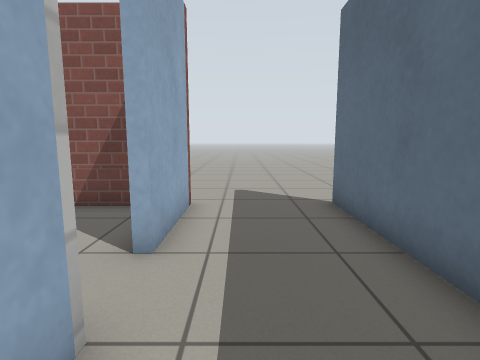
view 1 (above)

12 first-person views from a walk through a world built for the Gazebo simulator. The camera is 0.87 m above the floor, tilts 8° down and sees 80° across. The floor is counted in squares, 0.5 m on a side. Each view is taken from the middle of a square. On the plan, view 1 faces up. The plan holds only what a view shows up to about 15 squares ahead; the rest is blank. Gazebo's built-in surfaces are drawn with simple patterns.

view 2
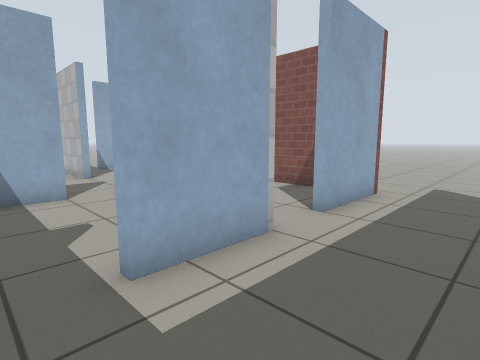

view 3
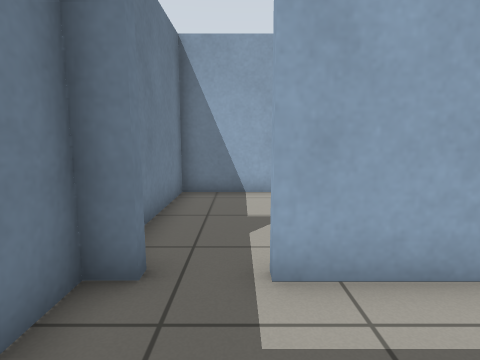

view 4
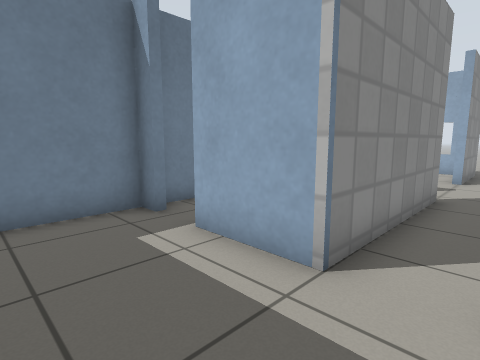

view 5
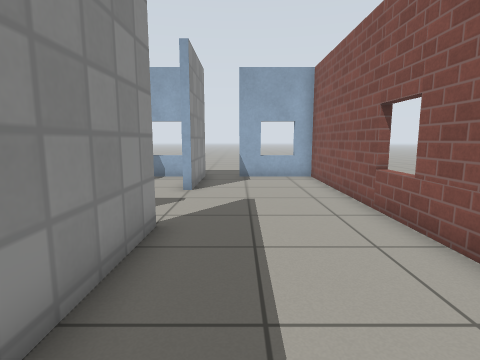

view 6
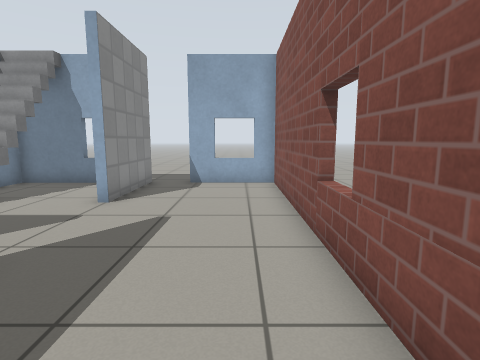

view 7
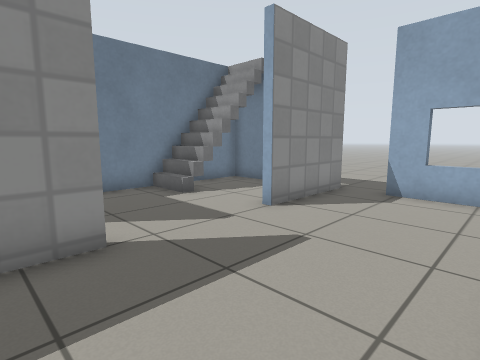

view 8
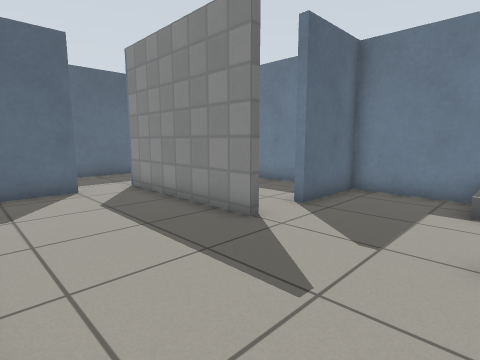

view 9
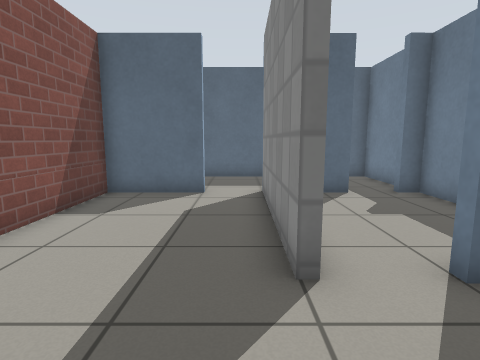

view 10
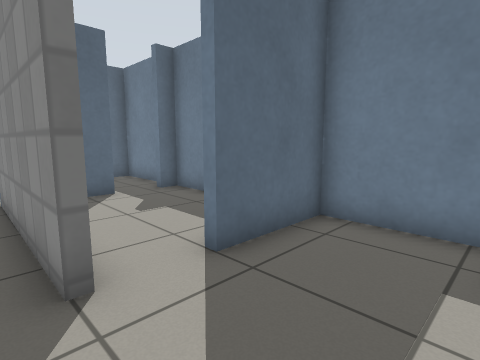

view 11
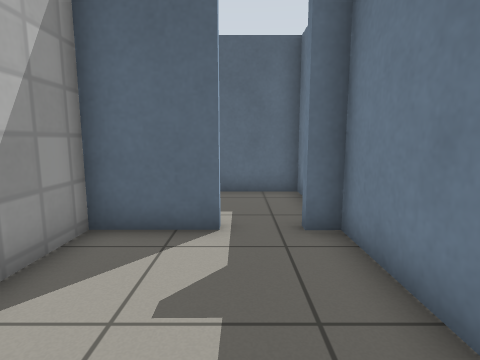

view 12
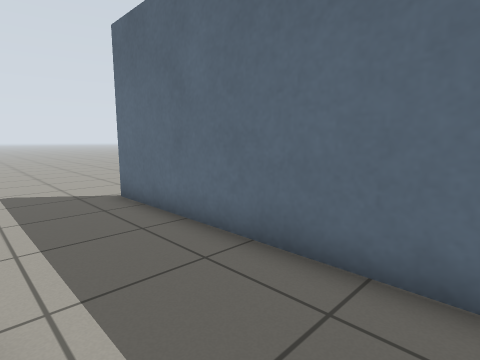

### Floor plan
Ten units are one square. View 1 is at (0, 0); x grows to the right and y downward. Boxes are objects, and circles mark ways between rooms. Rooms are numbered by the first view taken in them; rooms with no view inside come last. Other rooms are left out.
<svg viewBox="-165 -84 196 119">
<path fill="none" stroke="#000" d="M-25 -22 -13 -22 -13 6M-13 -77 -13 -42 -16 -42M-26 30 -16 30 -16 23 -13 23 -13 30 26 30 26 -79M-118 -20 -149 -21M-77 -19 -77 -23 -25 -22M-156 -15 -156 29 -77 29 -77 -2M-159 -24 -118 -23M-16 -42 -16 -74 -156 -74 -156 -39M-74 -2 -74 29 -26 30M-16 6 -16 -19 -37 -20"/>
<rect x="-135" y="5" width="20" height="20" fill="#bbb"><title>stairs</title></rect>
<circle cx="-20" cy="-35" r="3" fill="#2a7"/>
<circle cx="-20" cy="15" r="3" fill="#2a7"/>
<circle cx="-80" cy="-10" r="3" fill="#2a7"/>
<text x="0" y="-30">1</text>
<text x="-100" y="-30">2</text>
<text x="-50" y="0">3</text>
</svg>
Room 1 opens to room 2. Room 1 opens to room 3. Room 2 opens to room 3.

Where each view was taken, in squares from view 1:
view 1: 0 up, 0 right, facing up
view 2: 2 down, 2 right, facing up-left
view 3: 1 down, 2 right, facing left
view 4: 4 up, 2 right, facing down-left
view 5: 4 up, 2 left, facing left
view 6: 6 up, 4 left, facing left
view 7: 7 up, 6 left, facing down-left
view 8: 7 up, 12 left, facing down-right
view 9: 3 up, 11 left, facing right
view 10: 3 up, 11 left, facing down-right
view 11: 1 down, 7 left, facing right
view 12: 1 down, 1 left, facing up-right
